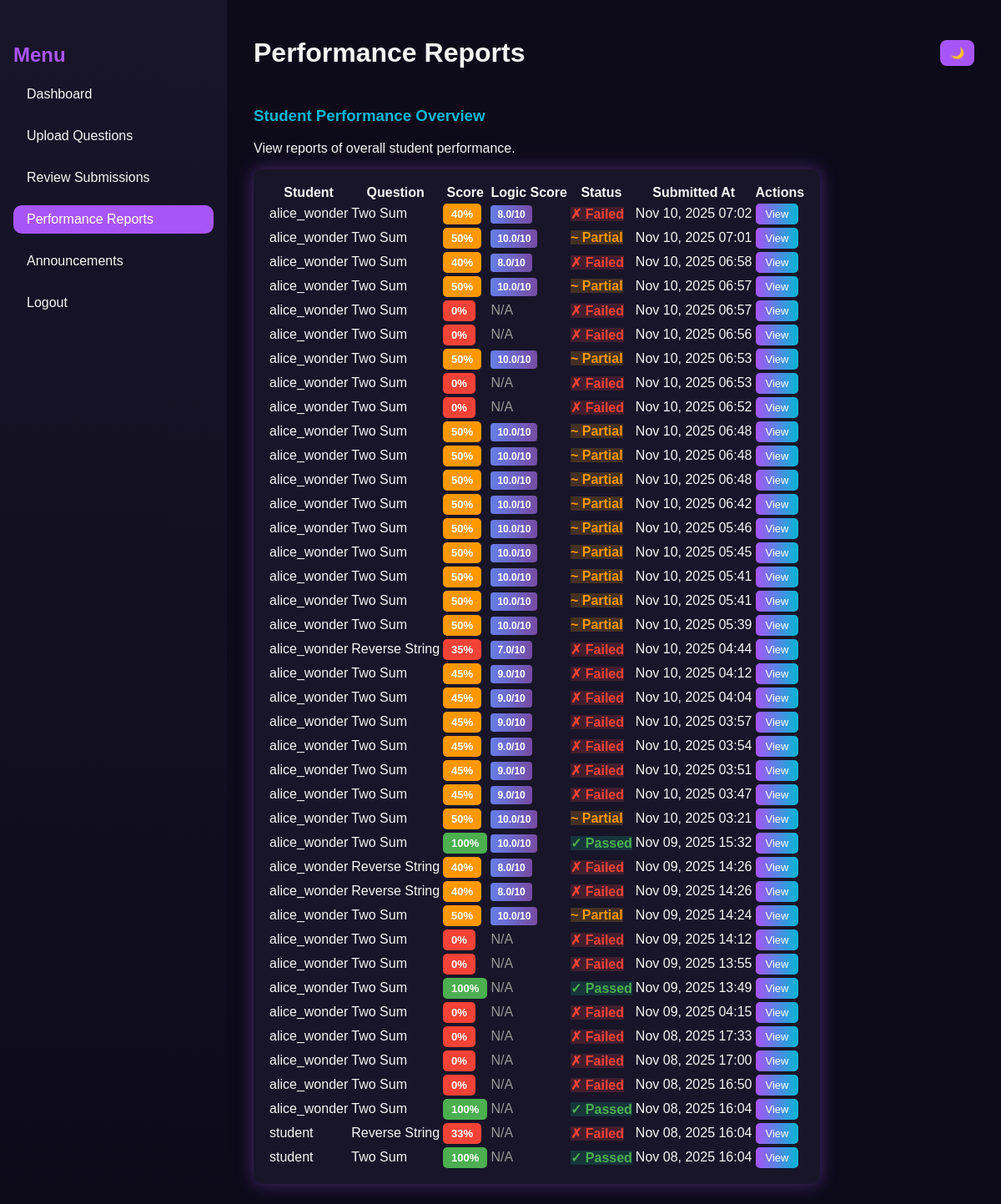
The page /faculty/performance-reports/ (signed in) on the database as committed earlier.
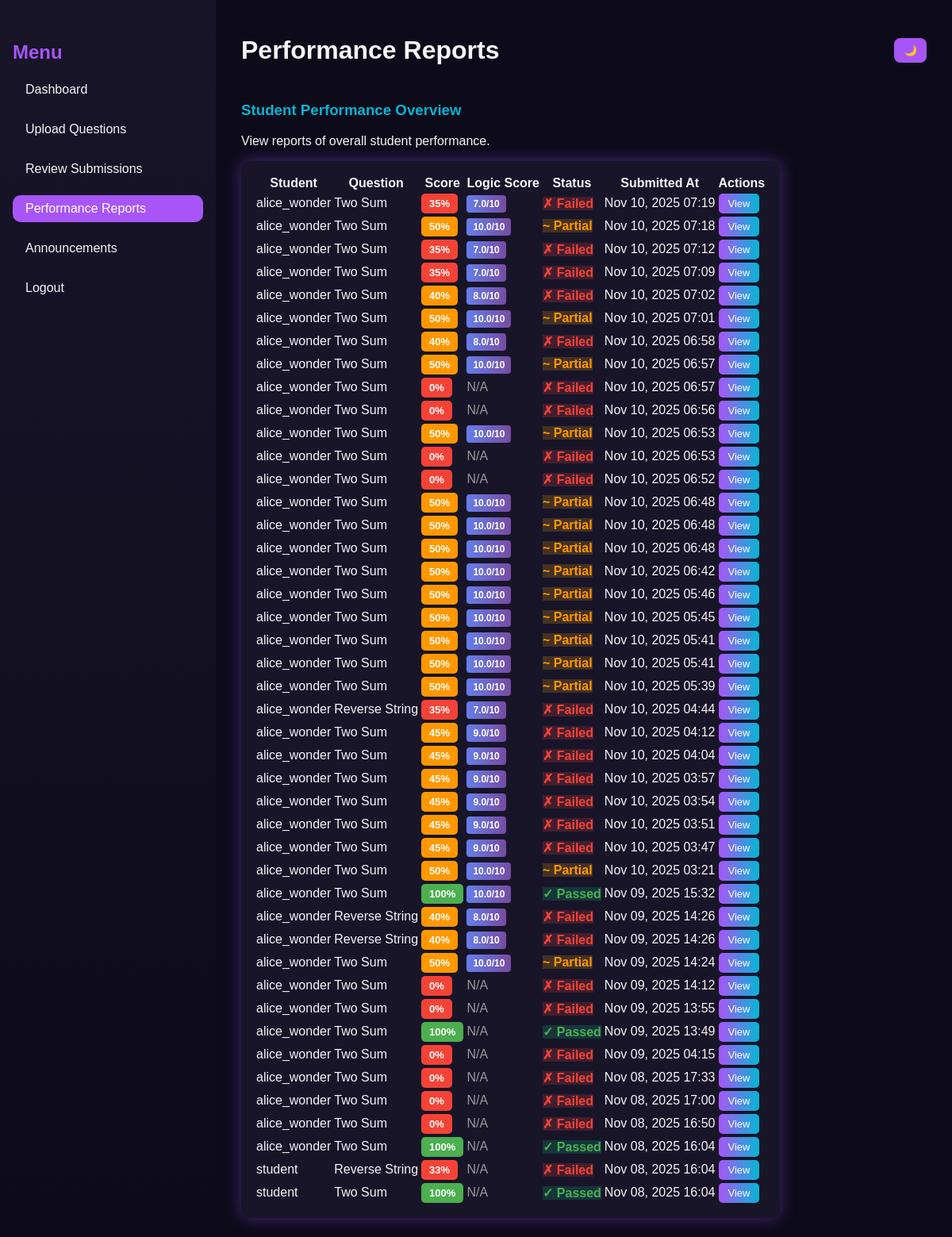
The same page on the database as committed later.
### core/models.py (models this page shows, shortened)
class Submission(models.Model):
    student = models.ForeignKey(Student, on_delete=models.CASCADE)
    question = models.ForeignKey(Question, on_delete=models.CASCADE)
    code = models.TextField()
    language = models.CharField(max_length=20)
    result = models.JSONField(null=True, blank=True)  # store output, correctness, AI feedback
    score = models.FloatField(default=0)
    submitted_at = models.DateTimeField(auto_now_add=True)

class Student(models.Model):
    user = models.OneToOneField(User, on_delete=models.CASCADE)
    faculty = models.ForeignKey(Faculty, on_delete=models.SET_NULL, null=True, blank=True)
    group = models.ForeignKey(Group, on_delete=models.SET_NULL, null=True, blank=True, related_name='students')

class Question(models.Model):
    faculty = models.ForeignKey(Faculty, on_delete=models.CASCADE, related_name='questions')
    title = models.CharField(max_length=255)
    description = models.TextField()
    difficulty = models.CharField(
        max_length=20,
        choices=[('Easy', 'Easy'), ('Medium', 'Medium'), ('Hard', 'Hard')],
        default='Easy'
    )
    marks = models.IntegerField(default=0)
    created_at = models.DateTimeField(auto_now_add=True)
    example_input = models.TextField(blank=True)
    example_output = models.TextField(blank=True)
    constraints = models.TextField(blank=True)

### core/views.py (the view)
# urls.py: path('faculty/performance-reports/', views.performance_reports, name='performance_reports'),
@login_required
def performance_reports(request):
    submissions = Submission.objects.select_related('student__user', 'question').order_by('-submitted_at')
    return render(request, 'core/performance_reports.html', {"submissions": submissions})

### core/templates/core/performance_reports.html (shortened to what this page needs)
{% load static %}
<!DOCTYPE html>
<html lang="en">
<head>
  <link rel="stylesheet" href="{% static 'dynamic/CSS/faculty_dashboard.css' %}" />
</head>
<body>
  <div class="dashboard">
    <aside class="sidebar">
      <h2 class="menu-title">Menu</h2>
      <ul>
        <li><a href="{% url 'faculty_dashboard' %}">Dashboard</a></li>
        <li><a href="{% url 'upload_question' %}">Upload Questions</a></li>
        <li><a href="{% url 'review_submissions' %}">Review Submissions</a></li>
        <li><a href="{% url 'performance_reports' %}" class="active">Performance Reports</a></li>
        <li><a href="{% url 'faculty_announcements' %}">Announcements</a></li>
        <li><a href="{% url 'logout' %}">Logout</a></li>
      </ul>
    </aside>
    <main class="main-content">
      <header class="topbar">
        <h1>Performance Reports</h1>
        <div class="theme-toggle">
          <button id="themeToggle">🌙</button>
        </div>
      </header>
      <section class="overview">
        <h3>Student Performance Overview</h3>
        <p>View reports of overall student performance.</p>
        <table class="performance-table">
          <thead>
            <tr>
              <th>Student</th>
              <th>Question</th>
              <th>Score</th>
              <th>Logic Score</th>
              <th>Status</th>
              <th>Submitted At</th>
              <th>Actions</th>
            </tr>
          </thead>
          <tbody>
            {% for submission in submissions %}
              <tr>
                <td>{{ submission.student.user.username }}</td>
                <td>{{ submission.question.title }}</td>
                <td>
                  <span class="score-badge {% if submission.score >= 70 %}score-high{% elif submission.score >= 40 %}score-medium{% else %}score-low{% endif %}">
                    {{ submission.score|floatformat:0 }}%
                  </span>
                </td>
                <td>
                  {% if submission.result.logic_score is not None %}
                    <span class="logic-badge">{{ submission.result.logic_score }}/10</span>
                  {% else %}
                    <span style="color: #999;">N/A</span>
                  {% endif %}
                </td>
                <td>
                  {% if submission.score == 100 %}
                    <span class="status-passed">✓ Passed</span>
                  {% elif submission.score >= 50 %}
                    <span class="status-partial">~ Partial</span>
                  {% else %}
                    <span class="status-failed">✗ Failed</span>
                  {% endif %}
                </td>
                <td>{{ submission.submitted_at|date:"M d, Y H:i" }}</td>
                <td>
                  <button class="view-btn" onclick="showDetails({{ submission.id }})">View</button>
                </td>
              </tr>
            {% empty %}
              <tr>
                <td colspan="7">No submissions yet.</td>
              </tr>
            {% endfor %}
          </tbody>
        </table>
      </section>
    </main>
  </div>
</body>
</html>

Rows that differ between the two databases and show on the page:
added Submission: student.user.username "alice_wonder", question "Two Sum", score "35", result.logic_score "7.0", shows "✗ Failed", submitted_at "Nov 10, 2025 07:19"
added Submission: student.user.username "alice_wonder", question "Two Sum", score "50", result.logic_score "10.0", shows "~ Partial", submitted_at "Nov 10, 2025 07:18"
added Submission: student.user.username "alice_wonder", question "Two Sum", score "35", result.logic_score "7.0", shows "✗ Failed", submitted_at "Nov 10, 2025 07:12"
added Submission: student.user.username "alice_wonder", question "Two Sum", score "35", result.logic_score "7.0", shows "✗ Failed", submitted_at "Nov 10, 2025 07:09"
